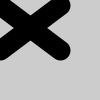
Frame 1 (no input)
Frame 60 (the mouse pressed at the canvas centre just before this capture): identical to frame 1, image omitted
Frame 120 (the mouse held since frame 60 and released just before this capture): identical to frame 1, image omitted

The Processing sketch that drew this single still picture (run headless with seeded random() and noise(); from frame 60 on, the mouse is pressed at the canvas centre):

// Processing sketch: example_3_11
// ── example_3_11.pde
//3.a example 3.11

//passing color as a parameter

void setup()
{
  size(100,100);
}

void draw()
{
 background(204);
 drawX(0); // parammeter
}

void drawX(int gray) //call method passing value of 0 as parameter
{
 strokeWeight(20);
 stroke(gray);
 line(0,5,60,50);
 line(60,5,0,50);
}
